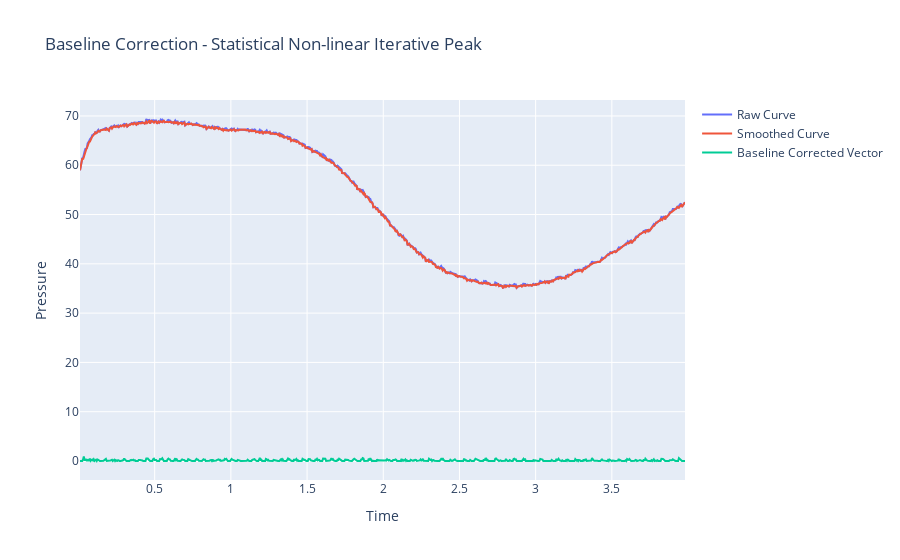

Notebook code for this chart:
### Code cell
"""
7. SNIP(Statistical Non-linear Iterative Peak)
-  
"""
# apply a double logarithm transformation to the pressure vector
lls_vector = np.log(np.log(np.sqrt(pressure_vector + 1) + 1) + 1)
# Define a function to compute the minimum filter
def min_filter(lls_vector, m):
    """Applies the SNIP minimum filter"""
    lls_filtered = np.copy(lls_vector)
    for i in range(m, len(lls_vector) - m):
        lls_filtered[i] = min(lls_vector[i], (lls_vector[i-m] + lls_vector[i + m])/2)
    return lls_filtered

# Apply the filter for the first 100 iterations
lls_filtered = np.copy(lls_vector)
for m in range(5):
    lls_filtered = min_filter(lls_vector, m)

smoothed_vector = (np.exp(np.exp(lls_filtered) - 1) - 1) ** 2 - 1
# baseline correction by subtracting the smoothed vector from the original pressure vector
baseline_corrected_vector = pressure_vector - smoothed_vector
# Remove the elements from the beginning and end to avoid edge effects. Typically <window_size // 2>
# baseline_corrected_vector = baseline_corrected_vector[1:-1]
fig = go.Figure()
fig.add_trace(go.Scatter(x=time, y=pressure_vector, mode='lines', name='Raw Curve'))
fig.add_trace(go.Scatter(x=time, y=smoothed_vector, mode='lines', name='Smoothed Curve'))
fig.add_trace(go.Scatter(x=time, y=baseline_corrected_vector, mode='lines', name='Baseline Corrected Vector'))
fig.update_layout(title='Baseline Correction - Statistical Non-linear Iterative Peak', xaxis_title='Time', yaxis_title='Pressure')
fig.show()
fig.write_image("dev/figures/fig_baseline_correction_SNIP.png", width=1100, height= 350, scale = 3)

### Figure 1 — Plotly figure (JSON) as saved in the notebook; plotly's stock layout.template omitted (floating-point values rounded to 4 significant figures; data arrays with more than 128 entries replaced by an {"elided": "..."} marker saying what was removed)
{"data": [{"mode": "lines", "name": "Raw Curve", "type": "scatter", "x": {"elided": "795 float values"}, "y": {"elided": "795 float values"}}, {"mode": "lines", "name": "Smoothed Curve", "type": "scatter", "x": {"elided": "795 float values"}, "y": {"elided": "795 float values"}}, {"mode": "lines", "name": "Baseline Corrected Vector", "type": "scatter", "x": {"elided": "795 float values"}, "y": {"elided": "795 float values"}}], "layout": {"title": {"text": "Baseline Correction - Statistical Non-linear Iterative Peak"}, "xaxis": {"title": {"text": "Time"}}, "yaxis": {"title": {"text": "Pressure"}}}}
